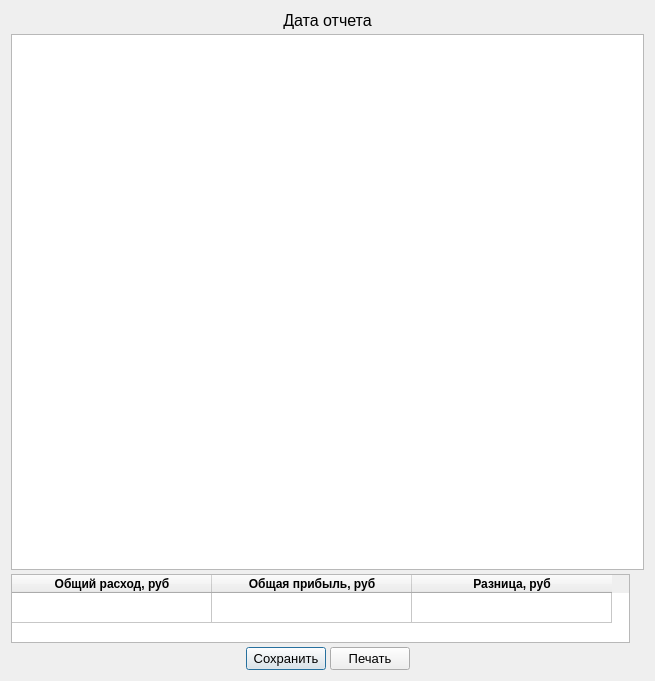
<?xml version="1.0" encoding="UTF-8"?>
<ui version="4.0">
 <class>report_for_day</class>
 <widget class="QDialog" name="report_for_day">
  <property name="geometry">
   <rect>
    <x>0</x>
    <y>0</y>
    <width>655</width>
    <height>681</height>
   </rect>
  </property>
  <property name="sizePolicy">
   <sizepolicy hsizetype="Preferred" vsizetype="Preferred">
    <horstretch>0</horstretch>
    <verstretch>0</verstretch>
   </sizepolicy>
  </property>
  <property name="windowTitle">
   <string>Отчет за смену</string>
  </property>
  <property name="layoutDirection">
   <enum>Qt::LeftToRight</enum>
  </property>
  <property name="autoFillBackground">
   <bool>false</bool>
  </property>
  <layout class="QHBoxLayout" name="horizontalLayout_2">
   <item>
    <layout class="QVBoxLayout" name="verticalLayout">
     <property name="spacing">
      <number>4</number>
     </property>
     <property name="sizeConstraint">
      <enum>QLayout::SetDefaultConstraint</enum>
     </property>
     <item>
      <widget class="QLabel" name="date_label">
       <property name="font">
        <font>
         <pointsize>12</pointsize>
        </font>
       </property>
       <property name="text">
        <string>Дата отчета</string>
       </property>
       <property name="alignment">
        <set>Qt::AlignCenter</set>
       </property>
      </widget>
     </item>
     <item>
      <widget class="QTableWidget" name="table_report">
       <property name="sizePolicy">
        <sizepolicy hsizetype="Expanding" vsizetype="Expanding">
         <horstretch>0</horstretch>
         <verstretch>0</verstretch>
        </sizepolicy>
       </property>
       <property name="minimumSize">
        <size>
         <width>630</width>
         <height>0</height>
        </size>
       </property>
       <property name="maximumSize">
        <size>
         <width>16777215</width>
         <height>16777215</height>
        </size>
       </property>
       <property name="layoutDirection">
        <enum>Qt::LeftToRight</enum>
       </property>
       <property name="autoFillBackground">
        <bool>false</bool>
       </property>
       <attribute name="horizontalHeaderDefaultSectionSize">
        <number>200</number>
       </attribute>
       <attribute name="verticalHeaderVisible">
        <bool>false</bool>
       </attribute>
      </widget>
     </item>
     <item>
      <widget class="QTableWidget" name="general_sum">
       <property name="sizePolicy">
        <sizepolicy hsizetype="Expanding" vsizetype="Expanding">
         <horstretch>0</horstretch>
         <verstretch>0</verstretch>
        </sizepolicy>
       </property>
       <property name="minimumSize">
        <size>
         <width>616</width>
         <height>0</height>
        </size>
       </property>
       <property name="maximumSize">
        <size>
         <width>619</width>
         <height>69</height>
        </size>
       </property>
       <property name="font">
        <font>
         <pointsize>9</pointsize>
         <weight>75</weight>
         <bold>true</bold>
        </font>
       </property>
       <property name="gridStyle">
        <enum>Qt::SolidLine</enum>
       </property>
       <property name="sortingEnabled">
        <bool>false</bool>
       </property>
       <attribute name="horizontalHeaderVisible">
        <bool>true</bool>
       </attribute>
       <attribute name="horizontalHeaderMinimumSectionSize">
        <number>38</number>
       </attribute>
       <attribute name="horizontalHeaderDefaultSectionSize">
        <number>200</number>
       </attribute>
       <attribute name="verticalHeaderVisible">
        <bool>false</bool>
       </attribute>
       <row>
        <property name="text">
         <string>сумма</string>
        </property>
       </row>
       <column>
        <property name="text">
         <string>Общий расход, руб</string>
        </property>
       </column>
       <column>
        <property name="text">
         <string>Общая прибыль, руб</string>
        </property>
       </column>
       <column>
        <property name="text">
         <string>Разница, руб</string>
        </property>
       </column>
      </widget>
     </item>
     <item>
      <layout class="QHBoxLayout" name="horizontalLayout">
       <item>
        <spacer name="horizontalSpacer_2">
         <property name="orientation">
          <enum>Qt::Horizontal</enum>
         </property>
         <property name="sizeHint" stdset="0">
          <size>
           <width>40</width>
           <height>20</height>
          </size>
         </property>
        </spacer>
       </item>
       <item>
        <widget class="QPushButton" name="save_but">
         <property name="maximumSize">
          <size>
           <width>16777215</width>
           <height>16777215</height>
          </size>
         </property>
         <property name="font">
          <font>
           <pointsize>10</pointsize>
          </font>
         </property>
         <property name="text">
          <string>Сохранить</string>
         </property>
        </widget>
       </item>
       <item>
        <widget class="QPushButton" name="print_but">
         <property name="font">
          <font>
           <pointsize>10</pointsize>
          </font>
         </property>
         <property name="text">
          <string>Печать</string>
         </property>
        </widget>
       </item>
       <item>
        <spacer name="horizontalSpacer_3">
         <property name="orientation">
          <enum>Qt::Horizontal</enum>
         </property>
         <property name="sizeHint" stdset="0">
          <size>
           <width>40</width>
           <height>20</height>
          </size>
         </property>
        </spacer>
       </item>
      </layout>
     </item>
    </layout>
   </item>
  </layout>
 </widget>
 <resources/>
 <connections/>
</ui>
